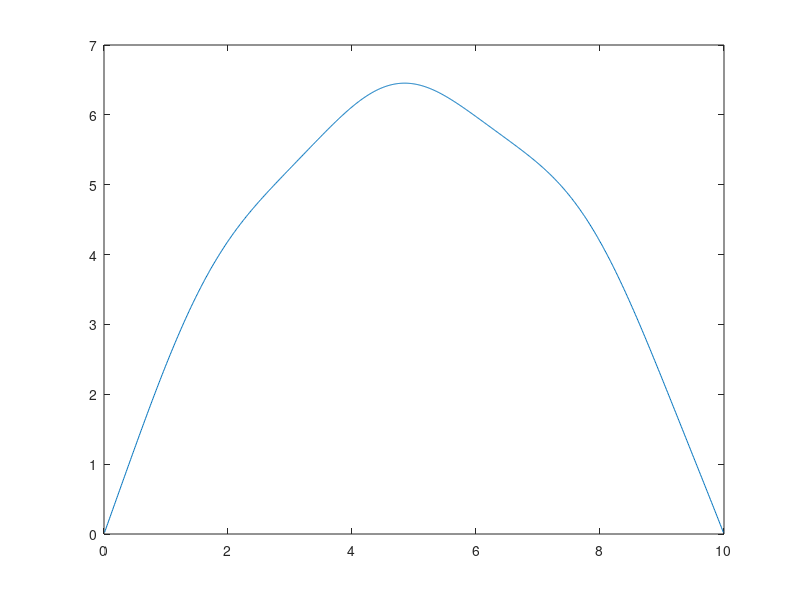

Write MATLAB code to recreate this figure.
disp("f(x)=(sin(x))^2; -u''(x)=f(x), 0<x<L; u(0)=u(L)=0");

L = 10;
N = 1000;
h = L/(N+1);
M = 2*diag(ones(N,1),0) - diag(ones(N-1,1),1) - diag(ones(N-1,1),-1);
M = M/h^2;
X = [h:h:L-h]'; # debut:plus:fin, prime -> transpose
F = (sin(X)).^2;
# MU=F => U=F/M <- resulution de sys lineaire
U = M\F;
plot(X,U)